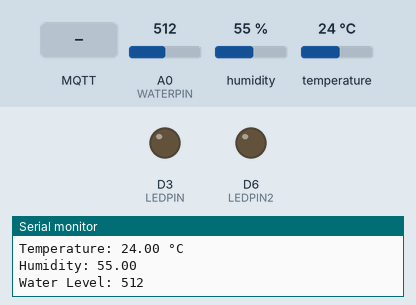
The sketch below on a simulated Arduino Nano 33 IoT. Shown: output pins drawn as LEDs (lit = HIGH), the last lines printed to the serial monitor. The test bench sets the inputs (shaded band); at power-on: A0 (WATERPIN) = 512, humidity 55 %, temperature 24 °C. WiFi joins after 1.5 s; servers stay silent unless stated; no MQTT or app messages arrive unless stated; not simulated (calls return 0 or success): secrets.h.

Above: at 12.7 s.
12.8 s: MQTT message "ON" arrives on the first subscribed topic
At 17.3 s:
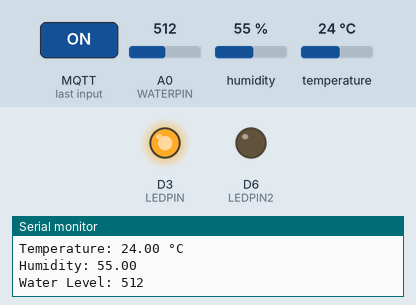
20.0 s: MQTT message "ON" arrives on the second subscribed topic
At 24.3 s:
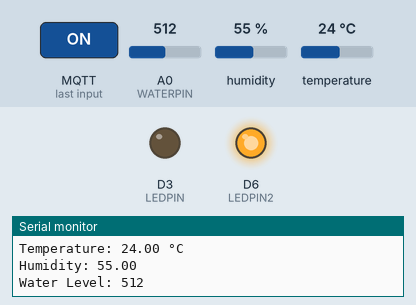
25.0 s: MQTT message "ON" arrives on the first subscribed topic
At 29.3 s:
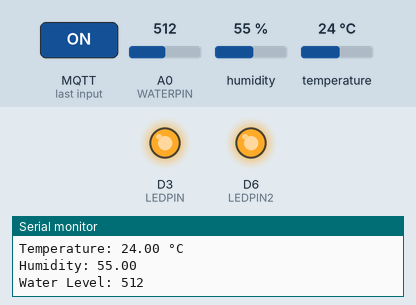
32.0 s: MQTT message "OFF" arrives on the second subscribed topic
At 36.4 s:
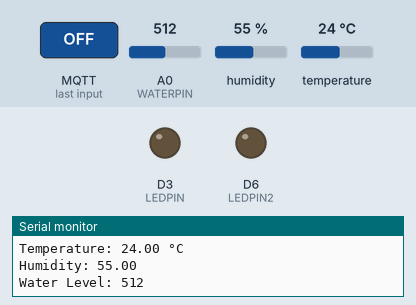
Timing chart, 0 to 37.9 s (numbered marks = the images above; inputs shaded):
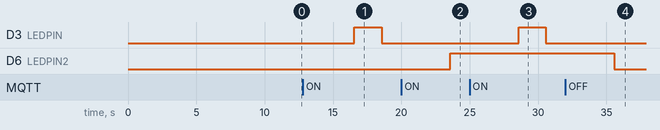

The sketch:

waterproject.ino
```cpp
#include <WiFiNINA.h>
#include "secrets.h"
#include <DHT.h>
#include <PubSubClient.h>

char ssid[] = SECRET_SSID;
char pass[] = SECRET_PASS;
char mqtt[] = MQTT_SERVER; //using mosquitto
int mqtt_port = 1883;
const char* mqtt_user = MQTT_USERNAME;
const char* mqtt_password = MQTT_PASS;

WiFiClient wifiClient;
PubSubClient client(wifiClient);

#define DHTPIN 2
#define DHTTYPE DHT22
#define WATERPIN A0
#define LEDPIN 3
#define LEDPIN2 6
DHT dht(DHTPIN, DHTTYPE);

float hum;
float temp;
int waterLevel;

void setup() {
  Serial.begin(9600);
  pinMode(LEDPIN, OUTPUT);
  pinMode(LEDPIN2, OUTPUT);
  digitalWrite(LEDPIN, LOW); //make sure led is off
  digitalWrite(LEDPIN2, LOW); //make sure led is off
  connectWifi();

  dht.begin();
  //setting MQTT broker ip and port, and what to do if it recieves data
  client.setServer(mqtt, mqtt_port);
  client.setCallback(callback);

}

void loop() {
  //connecting to MQTT broker
  if (!client.connected()) {
    connectMQTT();
  }
  client.loop();
  //getting data using the sensors
  hum = dht.readHumidity();
  temp= dht.readTemperature();
  waterLevel = analogRead(WATERPIN);
  //send data to serial monitor
  Serial.print("Temperature: ");
  Serial.print(temp);
  Serial.println(" °C");
  Serial.print("Humidity: ");
  Serial.println(hum);
  Serial.print("Water Level: ");
  Serial.println(waterLevel);
  //publish data to respective topics
  publishSensorData("home/sensors/temperature", temp);
  publishSensorData("home/sensors/humidity", hum);
  publishSensorData("home/sensors/waterLevel", waterLevel);

  delay(5000);
}
//connecting to MQTT broker with user and pw, and subscribing to a topic to read data from
void connectMQTT() {
  while (!client.connected()) {
    Serial.print("Connecting to MQTT...");

    if (client.connect("Nano33", mqtt_user, mqtt_password)) {
      Serial.println("Connected");
      client.subscribe("home/system/LED"); //recieve data from this topic
      client.subscribe("home/system/FAN"); //recieve data from this topic aswell
    }
    else {
      Serial.println("failed trying again in 5 seconds");
      delay(5000);
    }
  }
}
//connecting to wifi with ssid and password
void connectWifi() {
  if(WiFi.status() != WL_CONNECTED){
    Serial.print("Attempting to connect to SSID: ");
    Serial.println(SECRET_SSID);
    while(WiFi.status() != WL_CONNECTED){
      WiFi.begin(ssid, pass);  // Connect to WPA/WPA2 network. Change this line if using open or WEP network
      Serial.print(".");
      delay(10000);
    }
    Serial.println("\nConnected.");
  }
}
//publishing data to the topic
void publishSensorData(const char* topic, float value) {
  char msgBuffer[50];
  sprintf(msgBuffer, "%.2f", value); //convert float value to string before sending to topic
  client.publish(topic, msgBuffer); //string in msg buffer sent to topic
}
//what to do when a message is recieved
void callback (char* topic, byte* payload, unsigned int length) {
  payload[length] = '\0'; //make sure it is in a valid string
  String message = String((char*)payload); //convert payload to string
  //allows for button on node-red to turn on led for time to simulate pump being on and then off
  if (String(topic) == "home/system/LED") { //make sure message is from this topic
    if (message == "ON") { //simulate water pump, press "on" in node-red and pumps water for 2 seconds
      digitalWrite(LEDPIN, HIGH);
      delay(2000);
      digitalWrite(LEDPIN, LOW);
    }
  }
  if (String(topic) == "home/system/FAN") { //checks if message is coming from FAN
    if (message == "ON") {
      digitalWrite(LEDPIN2, HIGH); //turn led on to simulate turning a fan on when temps are too high
    }
    else if (message == "OFF") {
      digitalWrite(LEDPIN2, LOW); //turn off when its temp goes back to normal
    }
  }
}
```

Measured:
- after the input at 12.8 s, D3 (LEDPIN): LOW → HIGH after 3.8 s, → LOW 2.0 s later
- after the input at 20.0 s, D6 (LEDPIN2): LOW → HIGH after 3.6 s
- after the input at 25.0 s, D3 (LEDPIN): LOW → HIGH after 3.6 s, → LOW 2.0 s later
- after the input at 32.0 s, D6 (LEDPIN2): HIGH → LOW after 3.6 s
